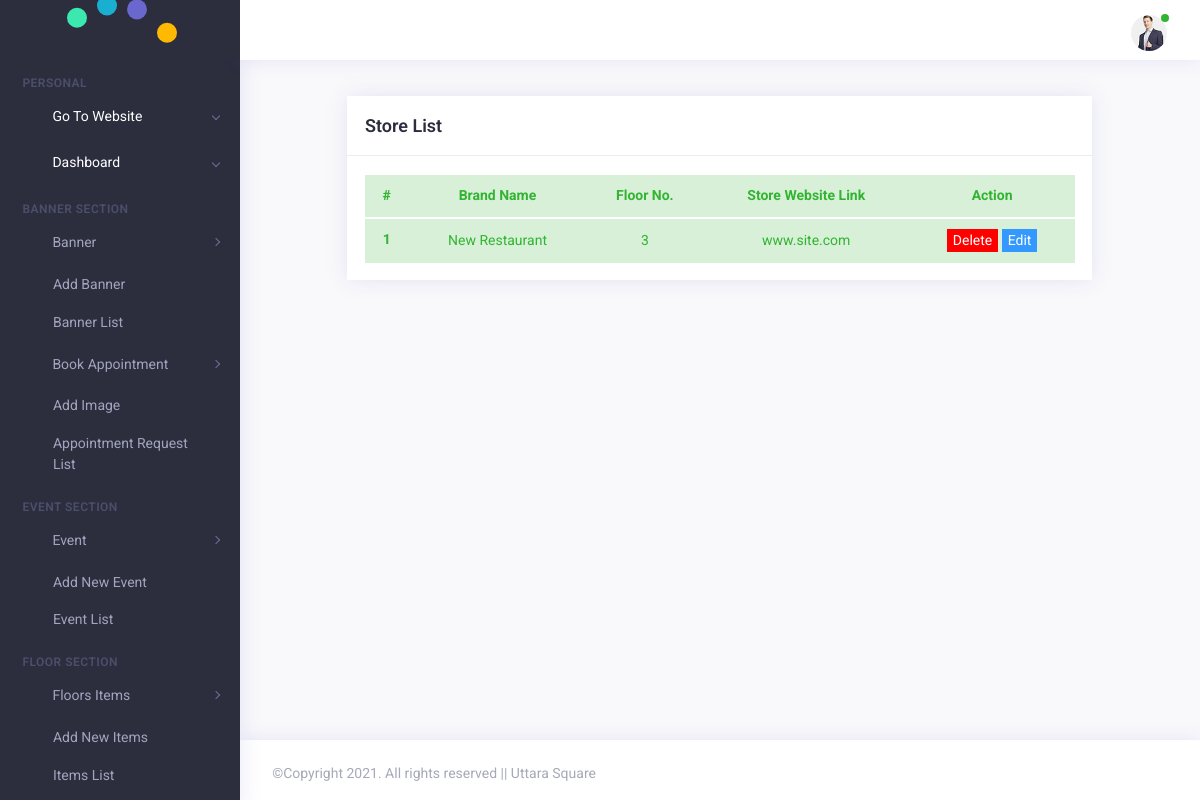
Screenshot of /ap/restaurants/list/ (signed in) with the database file from the repository.
### core/models.py (models this page shows, shortened)
class Restaurants(models.Model):
    restaurants_img = models.ImageField(upload_to='restaurants_img', blank=True, null=True)
    name = models.CharField(default='', max_length=255)
    floor_no = models.CharField(default='', max_length=255)
    resrants_website_link = models.CharField(default='', max_length=300)

### adminPanel/views.py (the view)
# urls.py: re_path(r'^ap/restaurants/list/$', views.ap_restauRantList, name='apRestaurantList'),
@login_required(login_url='/ap/login/register')
def ap_restauRantList(request):
    restaurantList = Restaurants.objects.all().order_by('-pk')[:10]
    context = {
        'restaurantList': restaurantList,
    }
    return render(request, 'back-end/admin_panel/restaurant_list.html', context)

### core/templates/back-end/admin_panel/restaurant_list.html (shortened to what this page needs)
{% extends 'back-end/admin_panel/index.html' %}
{% load static %}
{% block main-block %}
<div class="app-main" id="main">
    <div class="container-fluid">
        <div class="row">
            <div class="col-xl-3"></div>
            <div class="col-xl-6">
            </div>
            <div class="col-xl-3"></div>
        </div>
        <div class="row">
            <div class="col-md-1 col-xl-1"></div>
            <div class="col-md-10 col-xl-10">
                <div class="row">
                    <div class="col-xl-12">
                        <div class="card card-statistics">
                            <div class="card-header">
                                <div class="card-heading">
                                    <h4 class="card-title">Store List</h4>
                                </div>
                            </div>
                            <div class="card-body">
                                <div class="table-responsive">
                                    <table class="table table-success mb-0">
                                        <thead>
                                        <tr>
                                            <th scope="col" class="text-center">#</th>
                                            <th scope="col" class="text-center">Brand Name</th>
                                            <th scope="col" class="text-center">Floor No.</th>
                                            <th scope="col" class="text-center">Store Website Link</th>
                                            <th scope="col" class="text-center">Action</th>
                                        </tr>
                                        </thead>
                                        <tbody>
                                        {% if restaurantList %}
                                        {% for x in restaurantList %}
                                        <tr>
                                            <th scope="row" class="text-center">1</th>
                                           <td class="text-center">{{x.name}}</td>
                                           <td class="text-center">{{x.floor_no}}</td>
                                           <td class="text-center">{{x.resrants_website_link}}</td>
                                           <td class="text-center">
                                                <button type="button" data-toggle="modal"
                                                        data-target="#deleteModal{{social_media_links.pk}}"
                                                        style="width: auto; border: none; cursor: pointer; outline: none;background:   #FF0000; color: white;">
                                                    Delete
                                                </button>
                                                <button type="button" data-toggle="modal"
                                                        data-target="#edit_contactInfo{{social_media_links.pk}}"
                                                        style="width: auto; border: none; cursor: pointer; outline: none;background:  #3399FF; color: white;">
                                                    Edit
                                                </button>
                                            </td>
                                        </tr>
                                        {% endfor %}
                                        {% else %}
                                        <h3 class="text-center">No restaurant found!</h3>
                                        {% endif %}
                                        </tbody>
                                    </table>
                                </div>
                            </div>
                        </div>
                    </div>
                </div>
            </div>
            <div class="col-md-1 col-xl-1"></div>
        </div>
    </div>
</div>
{% endblock %}

### rows the page displays
Restaurants: name "New Restaurant", floor_no "3", resrants_website_link "www.site.com"
